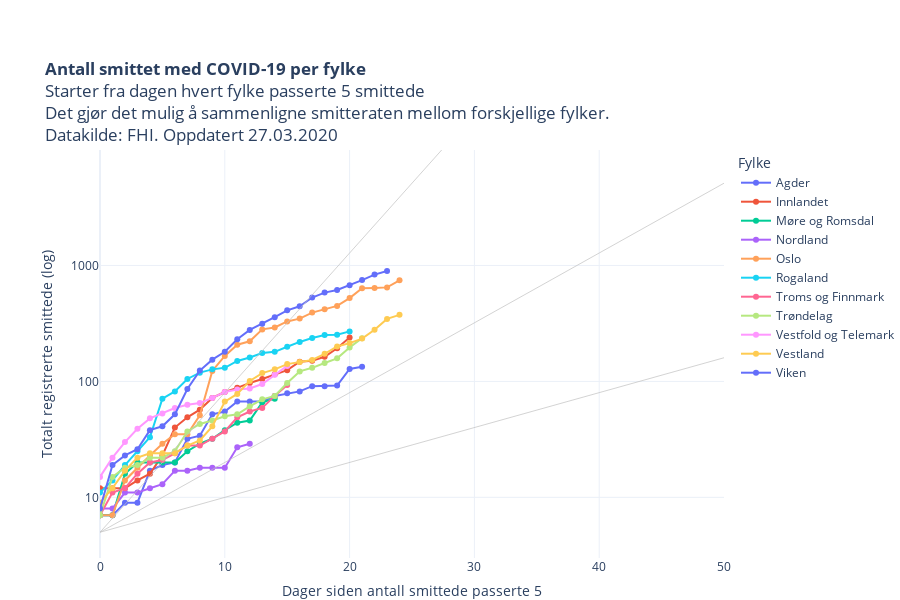

Source (notebook cell):
### Code cell
kategori = [i for i in restart["Fylke"].unique()]
kategori.sort()

fig = px.scatter(restart, 
                 x="level_1", 
                 y="value", 
                 color="Fylke",
                 hover_name="Fylke",
                 hover_data=["RHF", "variable", "value"],
                 #animation_frame="variable",
                 #animation_group="RHF",
                 log_y=True,
                 height=600,
                 #category_orders={"Fylke": kategori}, 
                 #color_discrete_sequence=colorlist,
                 template = "plotly_white",
                 range_y=[3,9900],
                 range_x=[0,50],
                 title = "<b>Antall smittet med COVID-19 per fylke</b><br>Starter fra dagen hvert fylke passerte 5 smittede<br>Det gjør det mulig å sammenligne smitteraten mellom forskjellige fylker.<br>Datakilde: FHI. Oppdatert "+datetime.today().strftime('%d.%m.%Y'),
                 labels = {"level_1": "Dager siden antall smittede passerte 5", "variable": "Dato", "value": "Totalt registrerte smittede (log)"}    
                )

fig.update_traces(mode="markers+lines")

fig.update_layout(autosize=True,
    margin=dict(l=100, r=100, t=150, b=0),
    paper_bgcolor='rgba(0, 0, 0, 0)',
    #plot_bgcolor='rgb(248, 248, 255),'    
                 )
fig.update_yaxes(nticks=4)

fig.add_shape(
        dict(
            type="line",
            x0=0,
            y0=5,
            x1=50,
            y1=5243816, # Doblingstid = 2,5 daager (R=3,7)
            line=dict(
                color="rgba(192,192,192,0.7)",
                width=1
            ))
        )

fig.add_shape(
        dict(
            type="line",
            x0=0,
            y0=5,
            x1=50,
            y1=5122, #Doblingstid = 5 dager (R=2,2)
            line=dict(
                color="rgba(192,192,192,0.7)",
                width=1
            ))
        )
fig.add_shape(
        dict(
            type="line",
            x0=0,
            y0=5,
            x1=50,
            y1=160, #Doblingstid=10 dager (R=1,6)
            line=dict(
                color="rgba(192,192,192,0.7)",
                width=1
            ))
        )

fig.add_annotation(
            x=40,
            y=400,
            text="dict Text 2")


py.plot(fig, filename='COVID19_antall_per_fylke.html', auto_open=False)
fig.show()

### Figure 1 — Plotly figure (JSON) as saved in the notebook; plotly's stock layout.template omitted (floating-point values rounded to 4 significant figures)
{"data": [{"customdata": [["Helse Sør-Øst", "05 Mar", 7], ["Helse Sør-Øst", "06 Mar", 7], ["Helse Sør-Øst", "07 Mar", 9], ["Helse Sør-Øst", "08 Mar", 9], ["Helse Sør-Øst", "09 Mar", 17], ["Helse Sør-Øst", "10 Mar", 19], ["Helse Sør-Øst", "11 Mar", 20], ["Helse Sør-Øst", "12 Mar", 32], ["Helse Sør-Øst", "13 Mar", 34], ["Helse Sør-Øst", "14 Mar", 52], ["Helse Sør-Øst", "15 Mar", 55], ["Helse Sør-Øst", "16 Mar", 67], ["Helse Sør-Øst", "17 Mar", 67], ["Helse Sør-Øst", "18 Mar", 67], ["Helse Sør-Øst", "19 Mar", 75], ["Helse Sør-Øst", "20 Mar", 79], ["Helse Sør-Øst", "21 Mar", 82], ["Helse Sør-Øst", "22 Mar", 91], ["Helse Sør-Øst", "23 Mar", 91], ["Helse Sør-Øst", "24 Mar", 92], ["Helse Sør-Øst", "25 Mar", 128], ["Helse Sør-Øst", "26 Mar", 134]], "hoverlabel": {"namelength": 0}, "hovertemplate": "<b>%{hovertext}</b><br><br>Fylke=Agder<br>Dager siden antall smittede passerte 5=%{x}<br>Totalt registrerte smittede (log)=%{customdata[2]}<br>RHF=%{customdata[0]}<br>Dato=%{customdata[1]}", "hovertext": ["Agder", "Agder", "Agder", "Agder", "Agder", "Agder", "Agder", "Agder", "Agder", "Agder", "Agder", "Agder", "Agder", "Agder", "Agder", "Agder", "Agder", "Agder", "Agder", "Agder", "Agder", "Agder"], "legendgroup": "Agder", "marker": {"color": "#636efa", "symbol": "circle"}, "mode": "markers+lines", "name": "Agder", "showlegend": true, "type": "scatter", "x": [0, 1, 2, 3, 4, 5, 6, 7, 8, 9, 10, 11, 12, 13, 14, 15, 16, 17, 18, 19, 20, 21], "xaxis": "x", "y": [7, 7, 9, 9, 17, 19, 20, 32, 34, 52, 55, 67, 67, 67, 75, 79, 82, 91, 91, 92, 128, 134], "yaxis": "y"}, {"customdata": [["Helse Sør-Øst", "06 Mar", 12], ["Helse Sør-Øst", "07 Mar", 12], ["Helse Sør-Øst", "08 Mar", 12], ["Helse Sør-Øst", "09 Mar", 14], ["Helse Sør-Øst", "10 Mar", 16], ["Helse Sør-Øst", "11 Mar", 23], ["Helse Sør-Øst", "12 Mar", 40], ["Helse Sør-Øst", "13 Mar", 49], ["Helse Sør-Øst", "14 Mar", 57], ["Helse Sør-Øst", "15 Mar", 72], ["Helse Sør-Øst", "16 Mar", 81], ["Helse Sør-Øst", "17 Mar", 88], ["Helse Sør-Øst", "18 Mar", 97], ["Helse Sør-Øst", "19 Mar", 105], ["Helse Sør-Øst", "20 Mar", 115], ["Helse Sør-Øst", "21 Mar", 125], ["Helse Sør-Øst", "22 Mar", 148], ["Helse Sør-Øst", "23 Mar", 151], ["Helse Sør-Øst", "24 Mar", 163], ["Helse Sør-Øst", "25 Mar", 193], ["Helse Sør-Øst", "26 Mar", 239]], "hoverlabel": {"namelength": 0}, "hovertemplate": "<b>%{hovertext}</b><br><br>Fylke=Innlandet<br>Dager siden antall smittede passerte 5=%{x}<br>Totalt registrerte smittede (log)=%{customdata[2]}<br>RHF=%{customdata[0]}<br>Dato=%{customdata[1]}", "hovertext": ["Innlandet", "Innlandet", "Innlandet", "Innlandet", "Innlandet", "Innlandet", "Innlandet", "Innlandet", "Innlandet", "Innlandet", "Innlandet", "Innlandet", "Innlandet", "Innlandet", "Innlandet", "Innlandet", "Innlandet", "Innlandet", "Innlandet", "Innlandet", "Innlandet"], "legendgroup": "Innlandet", "marker": {"color": "#EF553B", "symbol": "circle"}, "mode": "markers+lines", "name": "Innlandet", "showlegend": true, "type": "scatter", "x": [0, 1, 2, 3, 4, 5, 6, 7, 8, 9, 10, 11, 12, 13, 14, 15, 16, 17, 18, 19, 20], "xaxis": "x", "y": [12, 12, 12, 14, 16, 23, 40, 49, 57, 72, 81, 88, 97, 105, 115, 125, 148, 151, 163, 193, 239], "yaxis": "y"}, {"customdata": [["Helse Midt-Norge", "11 Mar", 7], ["Helse Midt-Norge", "13 Mar", 7], ["Helse Midt-Norge", "14 Mar", 16], ["Helse Midt-Norge", "15 Mar", 20], ["Helse Midt-Norge", "16 Mar", 20], ["Helse Midt-Norge", "17 Mar", 20], ["Helse Midt-Norge", "18 Mar", 20], ["Helse Midt-Norge", "19 Mar", 25], ["Helse Midt-Norge", "20 Mar", 29], ["Helse Midt-Norge", "21 Mar", 32], ["Helse Midt-Norge", "22 Mar", 38], ["Helse Midt-Norge", "23 Mar", 44], ["Helse Midt-Norge", "24 Mar", 46], ["Helse Midt-Norge", "25 Mar", 66], ["Helse Midt-Norge", "26 Mar", 71]], "hoverlabel": {"namelength": 0}, "hovertemplate": "<b>%{hovertext}</b><br><br>Fylke=Møre og Romsdal<br>Dager siden antall smittede passerte 5=%{x}<br>Totalt registrerte smittede (log)=%{customdata[2]}<br>RHF=%{customdata[0]}<br>Dato=%{customdata[1]}", "hovertext": ["Møre og Romsdal", "Møre og Romsdal", "Møre og Romsdal", "Møre og Romsdal", "Møre og Romsdal", "Møre og Romsdal", "Møre og Romsdal", "Møre og Romsdal", "Møre og Romsdal", "Møre og Romsdal", "Møre og Romsdal", "Møre og Romsdal", "Møre og Romsdal", "Møre og Romsdal", "Møre og Romsdal"], "legendgroup": "Møre og Romsdal", "marker": {"color": "#00cc96", "symbol": "circle"}, "mode": "markers+lines", "name": "Møre og Romsdal", "showlegend": true, "type": "scatter", "x": [0, 1, 2, 3, 4, 5, 6, 7, 8, 9, 10, 11, 12, 13, 14], "xaxis": "x", "y": [7, 7, 16, 20, 20, 20, 20, 25, 29, 32, 38, 44, 46, 66, 71], "yaxis": "y"}, {"customdata": [["Helse Nord", "14 Mar", 8], ["Helse Nord", "15 Mar", 8], ["Helse Nord", "16 Mar", 11], ["Helse Nord", "17 Mar", 11], ["Helse Nord", "18 Mar", 12], ["Helse Nord", "19 Mar", 13], ["Helse Nord", "20 Mar", 17], ["Helse Nord", "21 Mar", 17], ["Helse Nord", "22 Mar", 18], ["Helse Nord", "23 Mar", 18], ["Helse Nord", "24 Mar", 18], ["Helse Nord", "25 Mar", 27], ["Helse Nord", "26 Mar", 29]], "hoverlabel": {"namelength": 0}, "hovertemplate": "<b>%{hovertext}</b><br><br>Fylke=Nordland<br>Dager siden antall smittede passerte 5=%{x}<br>Totalt registrerte smittede (log)=%{customdata[2]}<br>RHF=%{customdata[0]}<br>Dato=%{customdata[1]}", "hovertext": ["Nordland", "Nordland", "Nordland", "Nordland", "Nordland", "Nordland", "Nordland", "Nordland", "Nordland", "Nordland", "Nordland", "Nordland", "Nordland"], "legendgroup": "Nordland", "marker": {"color": "#ab63fa", "symbol": "circle"}, "mode": "markers+lines", "name": "Nordland", "showlegend": true, "type": "scatter", "x": [0, 1, 2, 3, 4, 5, 6, 7, 8, 9, 10, 11, 12], "xaxis": "x", "y": [8, 8, 11, 11, 12, 13, 17, 17, 18, 18, 18, 27, 29], "yaxis": "y"}, {"customdata": [["Helse Sør-Øst", "02 Mar", 7], ["Helse Sør-Øst", "03 Mar", 7], ["Helse Sør-Øst", "04 Mar", 14], ["Helse Sør-Øst", "05 Mar", 18], ["Helse Sør-Øst", "06 Mar", 23], ["Helse Sør-Øst", "07 Mar", 29], ["Helse Sør-Øst", "08 Mar", 35], ["Helse Sør-Øst", "09 Mar", 35], ["Helse Sør-Øst", "10 Mar", 51], ["Helse Sør-Øst", "11 Mar", 123], ["Helse Sør-Øst", "12 Mar", 166], ["Helse Sør-Øst", "13 Mar", 207], ["Helse Sør-Øst", "14 Mar", 222], ["Helse Sør-Øst", "15 Mar", 281], ["Helse Sør-Øst", "16 Mar", 292], ["Helse Sør-Øst", "17 Mar", 329], ["Helse Sør-Øst", "18 Mar", 348], ["Helse Sør-Øst", "19 Mar", 392], ["Helse Sør-Øst", "20 Mar", 419], ["Helse Sør-Øst", "21 Mar", 448], ["Helse Sør-Øst", "22 Mar", 523], ["Helse Sør-Øst", "23 Mar", 636], ["Helse Sør-Øst", "24 Mar", 640], ["Helse Sør-Øst", "25 Mar", 647], ["Helse Sør-Øst", "26 Mar", 744]], "hoverlabel": {"namelength": 0}, "hovertemplate": "<b>%{hovertext}</b><br><br>Fylke=Oslo<br>Dager siden antall smittede passerte 5=%{x}<br>Totalt registrerte smittede (log)=%{customdata[2]}<br>RHF=%{customdata[0]}<br>Dato=%{customdata[1]}", "hovertext": ["Oslo", "Oslo", "Oslo", "Oslo", "Oslo", "Oslo", "Oslo", "Oslo", "Oslo", "Oslo", "Oslo", "Oslo", "Oslo", "Oslo", "Oslo", "Oslo", "Oslo", "Oslo", "Oslo", "Oslo", "Oslo", "Oslo", "Oslo", "Oslo", "Oslo"], "legendgroup": "Oslo", "marker": {"color": "#FFA15A", "symbol": "circle"}, "mode": "markers+lines", "name": "Oslo", "showlegend": true, "type": "scatter", "x": [0, 1, 2, 3, 4, 5, 6, 7, 8, 9, 10, 11, 12, 13, 14, 15, 16, 17, 18, 19, 20, 21, 22, 23, 24], "xaxis": "x", "y": [7, 7, 14, 18, 23, 29, 35, 35, 51, 123, 166, 207, 222, 281, 292, 329, 348, 392, 419, 448, 523, 636, 640, 647, 744], "yaxis": "y"}, {"customdata": [["Helse Vest", "06 Mar", 11], ["Helse Vest", "07 Mar", 14], ["Helse Vest", "08 Mar", 19], ["Helse Vest", "09 Mar", 25], ["Helse Vest", "10 Mar", 33], ["Helse Vest", "11 Mar", 71], ["Helse Vest", "12 Mar", 82], ["Helse Vest", "13 Mar", 105], ["Helse Vest", "14 Mar", 119], ["Helse Vest", "15 Mar", 127], ["Helse Vest", "16 Mar", 131], ["Helse Vest", "17 Mar", 150], ["Helse Vest", "18 Mar", 161], ["Helse Vest", "19 Mar", 176], ["Helse Vest", "20 Mar", 180], ["Helse Vest", "21 Mar", 199], ["Helse Vest", "22 Mar", 219], ["Helse Vest", "23 Mar", 237], ["Helse Vest", "24 Mar", 251], ["Helse Vest", "25 Mar", 253], ["Helse Vest", "26 Mar", 270]], "hoverlabel": {"namelength": 0}, "hovertemplate": "<b>%{hovertext}</b><br><br>Fylke=Rogaland<br>Dager siden antall smittede passerte 5=%{x}<br>Totalt registrerte smittede (log)=%{customdata[2]}<br>RHF=%{customdata[0]}<br>Dato=%{customdata[1]}", "hovertext": ["Rogaland", "Rogaland", "Rogaland", "Rogaland", "Rogaland", "Rogaland", "Rogaland", "Rogaland", "Rogaland", "Rogaland", "Rogaland", "Rogaland", "Rogaland", "Rogaland", "Rogaland", "Rogaland", "Rogaland", "Rogaland", "Rogaland", "Rogaland", "Rogaland"], "legendgroup": "Rogaland", "marker": {"color": "#19d3f3", "symbol": "circle"}, "mode": "markers+lines", "name": "Rogaland", "showlegend": true, "type": "scatter", "x": [0, 1, 2, 3, 4, 5, 6, 7, 8, 9, 10, 11, 12, 13, 14, 15, 16, 17, 18, 19, 20], "xaxis": "x", "y": [11, 14, 19, 25, 33, 71, 82, 105, 119, 127, 131, 150, 161, 176, 180, 199, 219, 237, 251, 253, 270], "yaxis": "y"}, {"customdata": [["Helse Nord", "11 Mar", 7], ["Helse Nord", "12 Mar", 11], ["Helse Nord", "13 Mar", 12], ["Helse Nord", "14 Mar", 16], ["Helse Nord", "15 Mar", 20], ["Helse Nord", "16 Mar", 21], ["Helse Nord", "17 Mar", 24], ["Helse Nord", "18 Mar", 28], ["Helse Nord", "19 Mar", 28], ["Helse Nord", "20 Mar", 32], ["Helse Nord", "21 Mar", 37], ["Helse Nord", "22 Mar", 49], ["Helse Nord", "23 Mar", 55], ["Helse Nord", "24 Mar", 59], ["Helse Nord", "25 Mar", 75], ["Helse Nord", "26 Mar", 93]], "hoverlabel": {"namelength": 0}, "hovertemplate": "<b>%{hovertext}</b><br><br>Fylke=Troms og Finnmark<br>Dager siden antall smittede passerte 5=%{x}<br>Totalt registrerte smittede (log)=%{customdata[2]}<br>RHF=%{customdata[0]}<br>Dato=%{customdata[1]}", "hovertext": ["Troms og Finnmark", "Troms og Finnmark", "Troms og Finnmark", "Troms og Finnmark", "Troms og Finnmark", "Troms og Finnmark", "Troms og Finnmark", "Troms og Finnmark", "Troms og Finnmark", "Troms og Finnmark", "Troms og Finnmark", "Troms og Finnmark", "Troms og Finnmark", "Troms og Finnmark", "Troms og Finnmark", "Troms og Finnmark"], "legendgroup": "Troms og Finnmark", "marker": {"color": "#FF6692", "symbol": "circle"}, "mode": "markers+lines", "name": "Troms og Finnmark", "showlegend": true, "type": "scatter", "x": [0, 1, 2, 3, 4, 5, 6, 7, 8, 9, 10, 11, 12, 13, 14, 15], "xaxis": "x", "y": [7, 11, 12, 16, 20, 21, 24, 28, 28, 32, 37, 49, 55, 59, 75, 93], "yaxis": "y"}, {"customdata": [["Helse Midt-Norge", "05 Mar", 7], ["Helse Midt-Norge", "06 Mar", 15], ["Helse Midt-Norge", "07 Mar", 18], ["Helse Midt-Norge", "08 Mar", 19], ["Helse Midt-Norge", "09 Mar", 22], ["Helse Midt-Norge", "10 Mar", 22], ["Helse Midt-Norge", "11 Mar", 25], ["Helse Midt-Norge", "12 Mar", 37], ["Helse Midt-Norge", "13 Mar", 43], ["Helse Midt-Norge", "14 Mar", 46], ["Helse Midt-Norge", "15 Mar", 50], ["Helse Midt-Norge", "16 Mar", 52], ["Helse Midt-Norge", "17 Mar", 61], ["Helse Midt-Norge", "18 Mar", 70], ["Helse Midt-Norge", "19 Mar", 75], ["Helse Midt-Norge", "20 Mar", 97], ["Helse Midt-Norge", "21 Mar", 122], ["Helse Midt-Norge", "22 Mar", 131], ["Helse Midt-Norge", "23 Mar", 144], ["Helse Midt-Norge", "24 Mar", 158], ["Helse Midt-Norge", "25 Mar", 196], ["Helse Midt-Norge", "26 Mar", 236]], "hoverlabel": {"namelength": 0}, "hovertemplate": "<b>%{hovertext}</b><br><br>Fylke=Trøndelag<br>Dager siden antall smittede passerte 5=%{x}<br>Totalt registrerte smittede (log)=%{customdata[2]}<br>RHF=%{customdata[0]}<br>Dato=%{customdata[1]}", "hovertext": ["Trøndelag", "Trøndelag", "Trøndelag", "Trøndelag", "Trøndelag", "Trøndelag", "Trøndelag", "Trøndelag", "Trøndelag", "Trøndelag", "Trøndelag", "Trøndelag", "Trøndelag", "Trøndelag", "Trøndelag", "Trøndelag", "Trøndelag", "Trøndelag", "Trøndelag", "Trøndelag", "Trøndelag", "Trøndelag"], "legendgroup": "Trøndelag", "marker": {"color": "#B6E880", "symbol": "circle"}, "mode": "markers+lines", "name": "Trøndelag", "showlegend": true, "type": "scatter", "x": [0, 1, 2, 3, 4, 5, 6, 7, 8, 9, 10, 11, 12, 13, 14, 15, 16, 17, 18, 19, 20, 21], "xaxis": "x", "y": [7, 15, 18, 19, 22, 22, 25, 37, 43, 46, 50, 52, 61, 70, 75, 97, 122, 131, 144, 158, 196, 236], "yaxis": "y"}, {"customdata": [["Helse Sør-Øst", "11 Mar", 15], ["Helse Sør-Øst", "12 Mar", 22], ["Helse Sør-Øst", "13 Mar", 30], ["Helse Sør-Øst", "14 Mar", 39], ["Helse Sør-Øst", "15 Mar", 48], ["Helse Sør-Øst", "16 Mar", 53], ["Helse Sør-Øst", "17 Mar", 59], ["Helse Sør-Øst", "18 Mar", 63], ["Helse Sør-Øst", "19 Mar", 65], ["Helse Sør-Øst", "20 Mar", 72], ["Helse Sør-Øst", "21 Mar", 81], ["Helse Sør-Øst", "22 Mar", 85], ["Helse Sør-Øst", "23 Mar", 87], ["Helse Sør-Øst", "24 Mar", 95], ["Helse Sør-Øst", "25 Mar", 114], ["Helse Sør-Øst", "26 Mar", 136]], "hoverlabel": {"namelength": 0}, "hovertemplate": "<b>%{hovertext}</b><br><br>Fylke=Vestfold og Telemark<br>Dager siden antall smittede passerte 5=%{x}<br>Totalt registrerte smittede (log)=%{customdata[2]}<br>RHF=%{customdata[0]}<br>Dato=%{customdata[1]}", "hovertext": ["Vestfold og Telemark", "Vestfold og Telemark", "Vestfold og Telemark", "Vestfold og Telemark", "Vestfold og Telemark", "Vestfold og Telemark", "Vestfold og Telemark", "Vestfold og Telemark", "Vestfold og Telemark", "Vestfold og Telemark", "Vestfold og Telemark", "Vestfold og Telemark", "Vestfold og Telemark", "Vestfold og Telemark", "Vestfold og Telemark", "Vestfold og Telemark"], "legendgroup": "Vestfold og Telemark", "marker": {"color": "#FF97FF", "symbol": "circle"}, "mode": "markers+lines", "name": "Vestfold og Telemark", "showlegend": true, "type": "scatter", "x": [0, 1, 2, 3, 4, 5, 6, 7, 8, 9, 10, 11, 12, 13, 14, 15], "xaxis": "x", "y": [15, 22, 30, 39, 48, 53, 59, 63, 65, 72, 81, 85, 87, 95, 114, 136], "yaxis": "y"}, {"customdata": [["Helse Vest", "02 Mar", 9], ["Helse Vest", "03 Mar", 12], ["Helse Vest", "04 Mar", 17], ["Helse Vest", "05 Mar", 22], ["Helse Vest", "06 Mar", 24], ["Helse Vest", "07 Mar", 24], ["Helse Vest", "08 Mar", 24], ["Helse Vest", "09 Mar", 28], ["Helse Vest", "10 Mar", 31], ["Helse Vest", "11 Mar", 41], ["Helse Vest", "12 Mar", 67], ["Helse Vest", "13 Mar", 78], ["Helse Vest", "14 Mar", 101], ["Helse Vest", "15 Mar", 118], ["Helse Vest", "16 Mar", 127], ["Helse Vest", "17 Mar", 141], ["Helse Vest", "18 Mar", 147], ["Helse Vest", "19 Mar", 153], ["Helse Vest", "20 Mar", 173], ["Helse Vest", "21 Mar", 200], ["Helse Vest", "22 Mar", 214], ["Helse Vest", "23 Mar", 234], ["Helse Vest", "24 Mar", 279], ["Helse Vest", "25 Mar", 346], ["Helse Vest", "26 Mar", 375]], "hoverlabel": {"namelength": 0}, "hovertemplate": "<b>%{hovertext}</b><br><br>Fylke=Vestland<br>Dager siden antall smittede passerte 5=%{x}<br>Totalt registrerte smittede (log)=%{customdata[2]}<br>RHF=%{customdata[0]}<br>Dato=%{customdata[1]}", "hovertext": ["Vestland", "Vestland", "Vestland", "Vestland", "Vestland", "Vestland", "Vestland", "Vestland", "Vestland", "Vestland", "Vestland", "Vestland", "Vestland", "Vestland", "Vestland", "Vestland", "Vestland", "Vestland", "Vestland", "Vestland", "Vestland", "Vestland", "Vestland", "Vestland", "Vestland"], "legendgroup": "Vestland", "marker": {"color": "#FECB52", "symbol": "circle"}, "mode": "markers+lines", "name": "Vestland", "showlegend": true, "type": "scatter", "x": [0, 1, 2, 3, 4, 5, 6, 7, 8, 9, 10, 11, 12, 13, 14, 15, 16, 17, 18, 19, 20, 21, 22, 23, 24], "xaxis": "x", "y": [9, 12, 17, 22, 24, 24, 24, 28, 31, 41, 67, 78, 101, 118, 127, 141, 147, 153, 173, 200, 214, 234, 279, 346, 375], "yaxis": "y"}, {"customdata": [["Helse Sør-Øst", "03 Mar", 8], ["Helse Sør-Øst", "04 Mar", 19], ["Helse Sør-Øst", "05 Mar", 23], ["Helse Sør-Øst", "06 Mar", 26], ["Helse Sør-Øst", "07 Mar", 38], ["Helse Sør-Øst", "08 Mar", 41], ["Helse Sør-Øst", "09 Mar", 52], ["Helse Sør-Øst", "10 Mar", 86], ["Helse Sør-Øst", "11 Mar", 124], ["Helse Sør-Øst", "12 Mar", 154], ["Helse Sør-Øst", "13 Mar", 180], ["Helse Sør-Øst", "14 Mar", 231], ["Helse Sør-Øst", "15 Mar", 278], ["Helse Sør-Øst", "16 Mar", 314], ["Helse Sør-Øst", "17 Mar", 358], ["Helse Sør-Øst", "18 Mar", 410], ["Helse Sør-Øst", "19 Mar", 445], ["Helse Sør-Øst", "20 Mar", 529], ["Helse Sør-Øst", "21 Mar", 583], ["Helse Sør-Øst", "22 Mar", 615], ["Helse Sør-Øst", "23 Mar", 674], ["Helse Sør-Øst", "24 Mar", 748], ["Helse Sør-Øst", "25 Mar", 834], ["Helse Sør-Øst", "26 Mar", 896]], "hoverlabel": {"namelength": 0}, "hovertemplate": "<b>%{hovertext}</b><br><br>Fylke=Viken<br>Dager siden antall smittede passerte 5=%{x}<br>Totalt registrerte smittede (log)=%{customdata[2]}<br>RHF=%{customdata[0]}<br>Dato=%{customdata[1]}", "hovertext": ["Viken", "Viken", "Viken", "Viken", "Viken", "Viken", "Viken", "Viken", "Viken", "Viken", "Viken", "Viken", "Viken", "Viken", "Viken", "Viken", "Viken", "Viken", "Viken", "Viken", "Viken", "Viken", "Viken", "Viken"], "legendgroup": "Viken", "marker": {"color": "#636efa", "symbol": "circle"}, "mode": "markers+lines", "name": "Viken", "showlegend": true, "type": "scatter", "x": [0, 1, 2, 3, 4, 5, 6, 7, 8, 9, 10, 11, 12, 13, 14, 15, 16, 17, 18, 19, 20, 21, 22, 23], "xaxis": "x", "y": [8, 19, 23, 26, 38, 41, 52, 86, 124, 154, 180, 231, 278, 314, 358, 410, 445, 529, 583, 615, 674, 748, 834, 896], "yaxis": "y"}], "layout": {"annotations": [{"text": "dict Text 2", "x": 40, "y": 400}], "autosize": true, "height": 600, "legend": {"title": {"text": "Fylke"}, "tracegroupgap": 0}, "margin": {"b": 0, "l": 100, "r": 100, "t": 150}, "paper_bgcolor": "rgba(0, 0, 0, 0)", "shapes": [{"line": {"color": "rgba(192,192,192,0.7)", "width": 1}, "type": "line", "x0": 0, "x1": 50, "y0": 5, "y1": 5243816}, {"line": {"color": "rgba(192,192,192,0.7)", "width": 1}, "type": "line", "x0": 0, "x1": 50, "y0": 5, "y1": 5122}, {"line": {"color": "rgba(192,192,192,0.7)", "width": 1}, "type": "line", "x0": 0, "x1": 50, "y0": 5, "y1": 160}], "title": {"text": "<b>Antall smittet med COVID-19 per fylke</b><br>Starter fra dagen hvert fylke passerte 5 smittede<br>Det gjør det mulig å sammenligne smitteraten mellom forskjellige fylker.<br>Datakilde: FHI. Oppdatert 27.03.2020"}, "xaxis": {"anchor": "y", "domain": [0, 1], "range": [0, 50], "title": {"text": "Dager siden antall smittede passerte 5"}}, "yaxis": {"anchor": "x", "domain": [0, 1], "nticks": 4, "range": [0.4771, 3.996], "title": {"text": "Totalt registrerte smittede (log)"}, "type": "log"}}}
